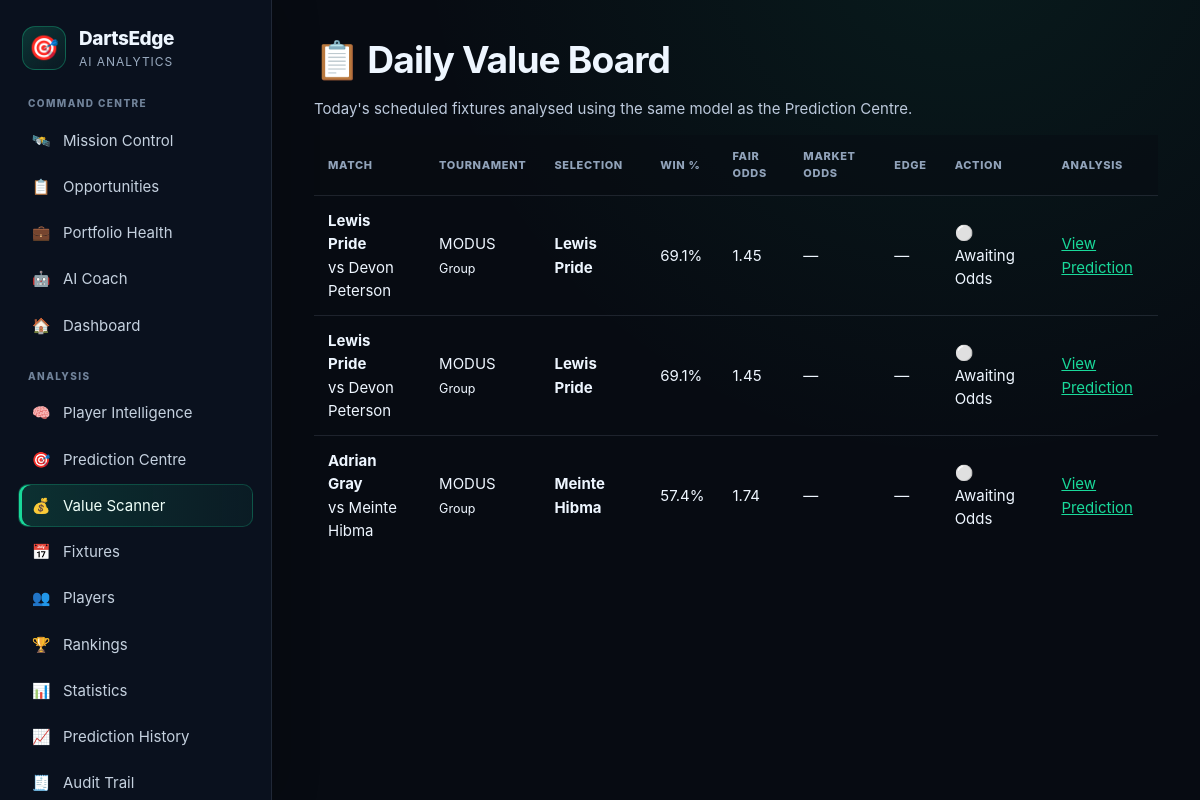
/value-board, run on the app's committed database.
### app/models/match.py (models this page shows)
class Match(Base):
    __tablename__ = "matches"
    id = Column(Integer, primary_key=True, index=True)
    date = Column(Date)
    tournament = Column(String, default="MODUS")
    stage = Column(String, default="Group")
    match_format = Column(String, default="Best of 7")
    status = Column(String, default="scheduled")
    player_a = Column(String)
    player_b = Column(String)
    winner = Column(String)
    score = Column(String)
    first_180_player = Column(String, nullable=True)
    first_leg_winner = Column(String, nullable=True)

### app/routes/value_board.py (the view)
@router.get("/value-board")
def value_board(request: Request):
    db = SessionLocal()
    try:
        rows = build_value_board(db)
        return templates.TemplateResponse(
            "value_board.html",
            {
                "request": request,
                "rows": rows,
            },
        )
    finally:
        db.close()

### app/templates/value_board.html (shortened to what this page needs)
{% extends "base.html" %}
{% block content %}
<h1>📋 Daily Value Board</h1>
<p>
    Today's scheduled fixtures analysed using the same model as the
    Prediction Centre.
</p>
{% if rows %}
<table class="data-table">
    <thead>
        <tr>
            <th>Match</th>
            <th>Tournament</th>
            <th>Selection</th>
            <th>Win %</th>
            <th>Fair Odds</th>
            <th>Market Odds</th>
            <th>Edge</th>
            <th>Action</th>
            <th>Analysis</th>
        </tr>
    </thead>
    <tbody>
    {% for row in rows %}
        <tr>
            <td>
                <strong>{{ row.player_a | display_name }}</strong>
                <br>
                <span>vs {{ row.player_b | display_name }}</span>
            </td>
            <td>
                {{ row.tournament }}
                <br>
                <small>{{ row.stage }}</small>
            </td>
            <td>
                <strong>
                    {{ row.selection | display_name }}
                </strong>
            </td>
            <td>
                {{ "%.1f"|format(row.probability) }}%
            </td>
            <td>
                {% if row.fair_odds is not none %}
                    {{ "%.2f"|format(row.fair_odds) }}
                {% else %}
                    —
                {% endif %}
            </td>
            <td>
                {% if row.market_odds is not none %}
                    {{ "%.2f"|format(row.market_odds) }}
                {% else %}
                    —
                {% endif %}
            </td>
            <td>
                {% if row.edge is not none %}
                    {% if row.edge > 0 %}
                        <span class="text-positive">
                            +{{ "%.1f"|format(row.edge) }}%
                        </span>
                    {% else %}
                        <span class="text-negative">
                            {{ "%.1f"|format(row.edge) }}%
                        </span>
                    {% endif %}
                {% else %}
                    —
                {% endif %}
            </td>
            <td>
                {% if row.action == "Back" %}
                    🟢 Back
                {% elif row.action == "Watch" %}
                    🟡 Watch
                {% elif row.action == "Pass" %}
                    🔴 Pass
                {% else %}
                    ⚪ Awaiting Odds
                {% endif %}
            </td>
            <td>
                <a
                    class="small-button"
                    href="/predict-v2-result?player_a={{ row.player_a | urlencode }}&player_b={{ row.player_b | urlencode }}"
                >
                    View Prediction
                </a>
            </td>
        </tr>
    {% endfor %}
    </tbody>
</table>
{% endif %}
{% endblock %}

### app/static/css/styles.css (style rules this page uses)
:root { --bg: #070b12; --bg-elevated: #0b1220; --surface: #101927; --surface-2: #152133; --surface-3: #1a293d; --border: #26374d; --border-soft: rgba(148, 163, 184, .16); --text: #eef6ff; --muted: #9aabc0; --accent: #19d99a; --accent-strong: #00b978; --accent-soft: rgba(25, 217, 154, .12); --info: #67b7ff; --warning: #ffc857; --danger: #ff6b7a; --success: #35dc91; --radius-sm: 9px; --radius: 14px; --radius-lg: 20px; --shadow: 0 16px 40px rgba(0, 0, 0, .22); --sidebar-width: 272px; }
* { box-sizing: border-box; }
html { color-scheme: dark; }
body { margin: 0; min-width: 320px; background: radial-gradient(circle at 80% -10%, rgba(25,217,154,.08), transparent 34rem), var(--bg); color: var(--text); font-family: Inter, ui-sans-serif, -apple-system, BlinkMacSystemFont, "Segoe UI", Arial, sans-serif; font-size: 15px; line-height: 1.55; }
a { color: var(--accent); }
h1, h2, h3 { margin-top: 0; color: var(--text); line-height: 1.18; letter-spacing: -.025em; }
h1 { margin-bottom: 10px; font-size: clamp(31px, 3.1vw, 46px); }
p { color: #bdcadd; }
table { width: 100%; border-collapse: collapse; }
th, td { padding: 13px 14px; border-bottom: 1px solid var(--border-soft); text-align: left; vertical-align: middle; }
th { color: #91a3ba; background: rgba(7,11,18,.48); font-size: 11px; font-weight: 800; letter-spacing: .06em; text-transform: uppercase; }
tbody tr:last-child td { border-bottom: 0; }

### data on the page
Match: player_a|display_name "Lewis Pride", player_b|display_name "Devon Peterson", tournament "MODUS", stage "Group", selection|display_name "Lewis Pride", probability "69.1", fair_odds "1.45"
Match: player_a|display_name "Lewis Pride", player_b|display_name "Devon Peterson", tournament "MODUS", stage "Group", selection|display_name "Lewis Pride", probability "69.1", fair_odds "1.45"
Match: player_a|display_name "Adrian Gray", player_b|display_name "Meinte Hibma", tournament "MODUS", stage "Group", selection|display_name "Meinte Hibma", probability "57.4", fair_odds "1.74"
